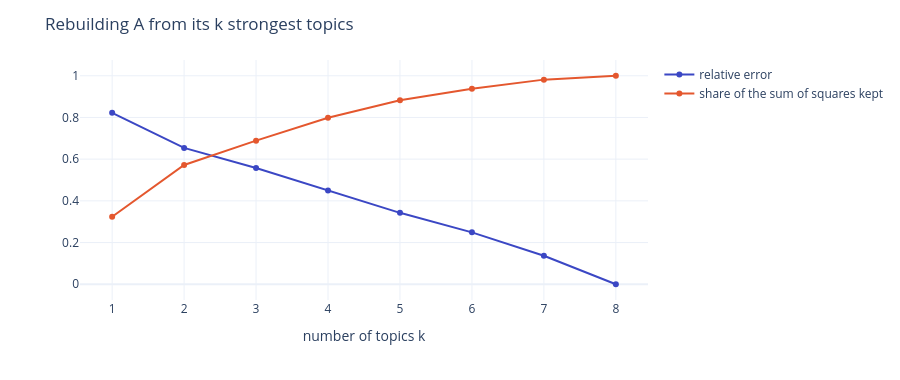

Notebook code for this chart:
### Markdown cell above
#### See it with data 🔬: how good is the approximation?

$A_k = U_k\Sigma_kV_k^\top$ rebuilds the matrix from $k$ topics. We measure the relative error $\|A - A_k\| / \|A\|$ (the square root of the sum of the squared differences, divided by the same for $A$) for $k = 1$ to 8.

### Code cell
rows = []
for k in range(1, len(sigma) + 1):
    A_k = U[:, :k] @ np.diag(sigma[:k]) @ Vt[:k]
    rows.append({"k": k, "relative error": np.linalg.norm(A - A_k) / np.linalg.norm(A),
                 "share of the sum of squares kept": (sigma[:k] ** 2).sum() / (sigma ** 2).sum()})
errors = pd.DataFrame(rows)

fig = px.line(errors, x="k", y=["relative error", "share of the sum of squares kept"], markers=True)
fig.update_layout(title="Rebuilding A from its k strongest topics", xaxis_title="number of topics k",
                  yaxis_title="", legend_title="", height=380)
fig.show()
errors.round(3).set_index("k").T

### Figure 1 — Plotly figure (JSON) as saved in the notebook; plotly's stock layout.template omitted (floating-point values rounded to 4 significant figures)
{"data": [{"hovertemplate": "variable=relative error<br>k=%{x}<br>value=%{y}<extra></extra>", "legendgroup": "relative error", "line": {"color": "#3B47C4", "dash": "solid"}, "marker": {"symbol": "circle"}, "mode": "lines+markers", "name": "relative error", "orientation": "v", "showlegend": true, "type": "scatter", "x": [1, 2, 3, 4, 5, 6, 7, 8], "xaxis": "x", "y": [0.8224, 0.654, 0.5579, 0.4491, 0.3425, 0.2489, 0.1364, 8.228e-16], "yaxis": "y"}, {"hovertemplate": "variable=share of the sum of squares kept<br>k=%{x}<br>value=%{y}<extra></extra>", "legendgroup": "share of the sum of squares kept", "line": {"color": "#E4572E", "dash": "solid"}, "marker": {"symbol": "circle"}, "mode": "lines+markers", "name": "share of the sum of squares kept", "orientation": "v", "showlegend": true, "type": "scatter", "x": [1, 2, 3, 4, 5, 6, 7, 8], "xaxis": "x", "y": [0.3237, 0.5723, 0.6888, 0.7983, 0.8827, 0.938, 0.9814, 1.0], "yaxis": "y"}], "layout": {"height": 380, "legend": {"title": {"text": ""}, "tracegroupgap": 0}, "margin": {"t": 60}, "title": {"text": "Rebuilding A from its k strongest topics"}, "xaxis": {"anchor": "y", "domain": [0.0, 1.0], "title": {"text": "number of topics k"}}, "yaxis": {"anchor": "x", "domain": [0.0, 1.0], "title": {"text": ""}}}}
